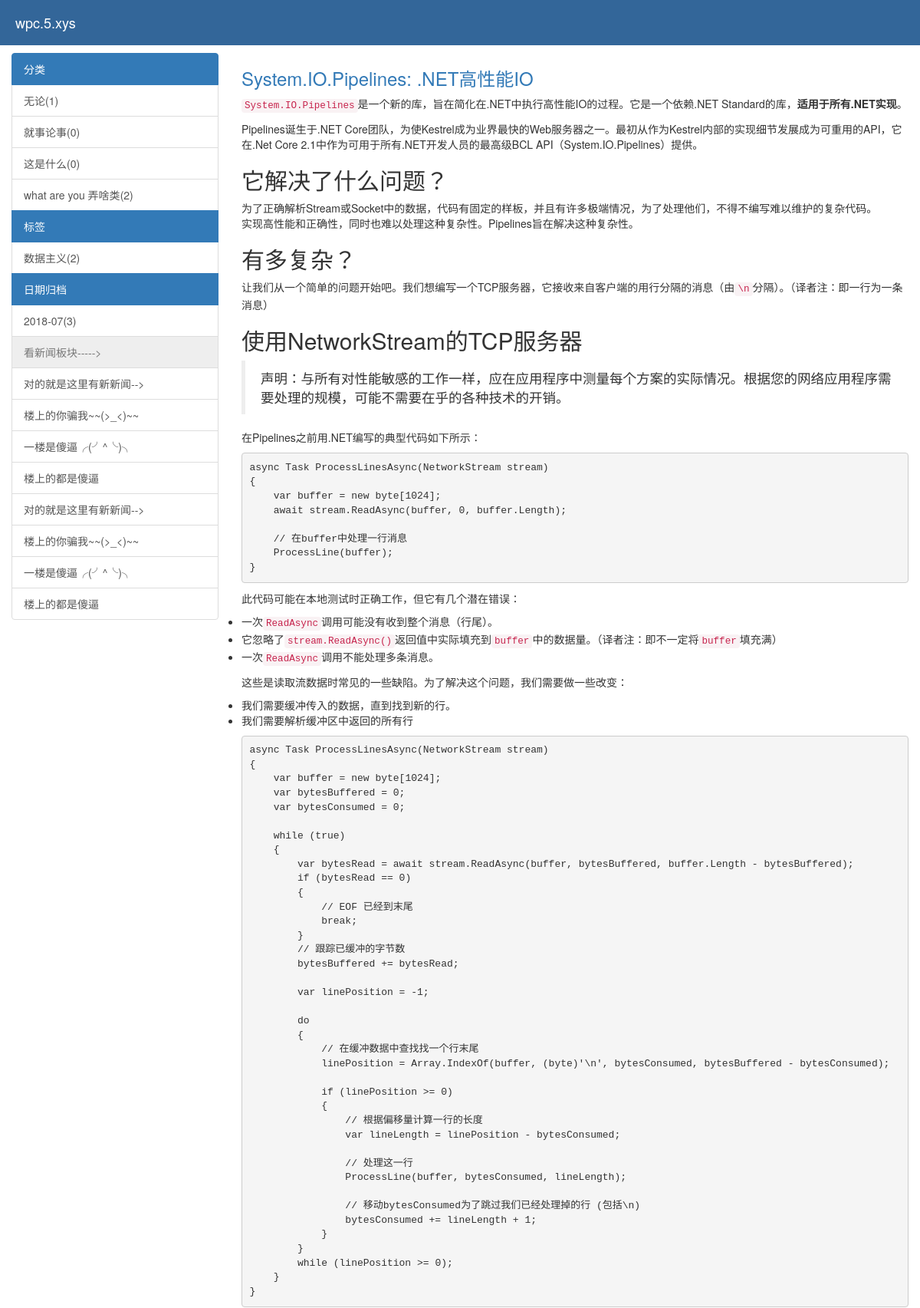
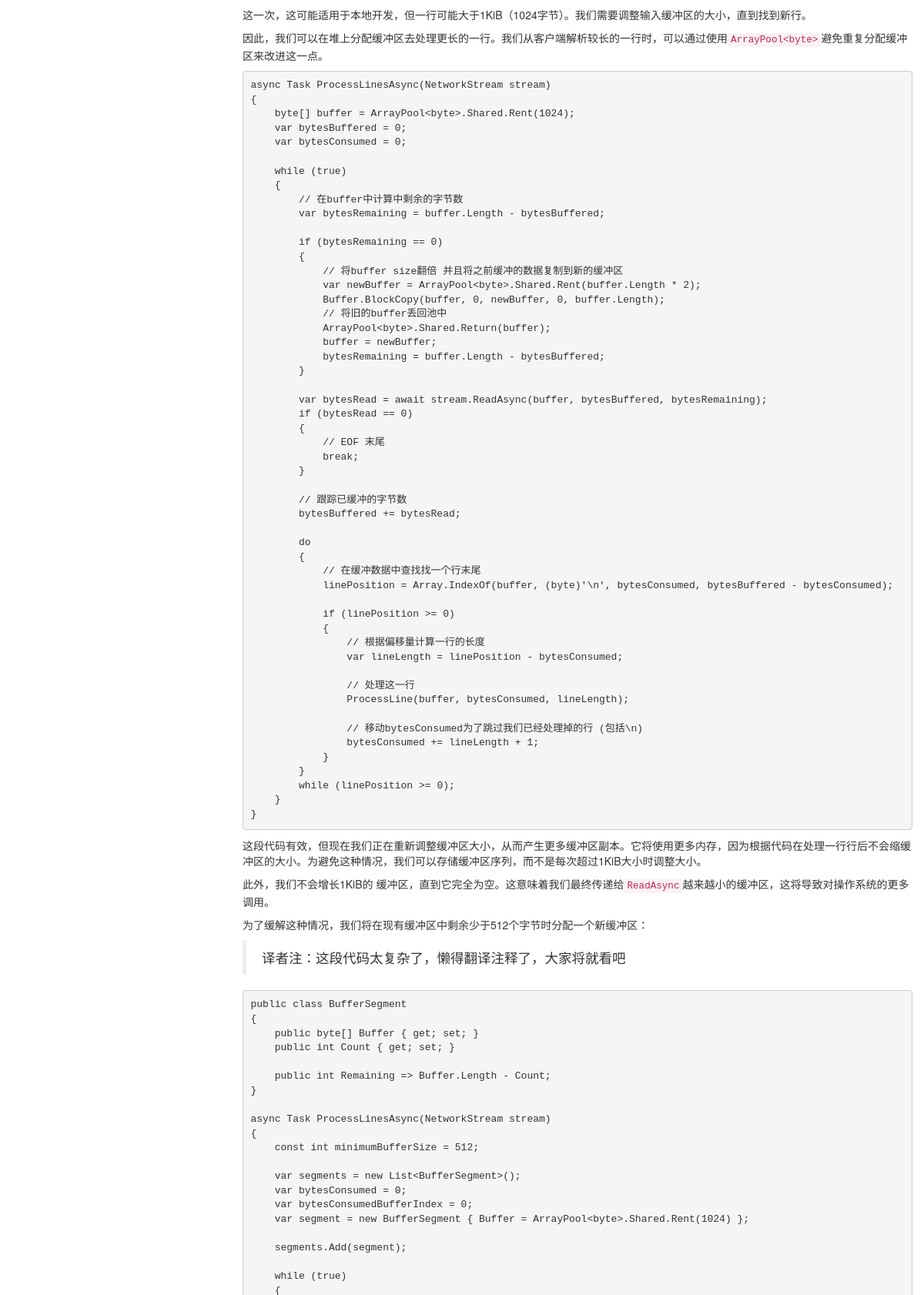
/wpc/articles/1 (upper part), run on the app's committed database (2 pictures, top to bottom).
### blogapp/models.py (models this page shows, shortened)
class Blog(models.Model):
    nid = models.AutoField(primary_key=True)
    title = models.CharField(verbose_name='个人博客标题', max_length=64)
    site_name = models.CharField(verbose_name='站点名称', max_length=64)
    theme = models.CharField(verbose_name='博客主题', max_length=32)

class Category(models.Model):
    nid = models.AutoField(primary_key=True)
    title = models.CharField(verbose_name='分类标题', max_length=32)
    blog = models.ForeignKey(verbose_name='所属博客', to='Blog', to_field='nid', on_delete=models.CASCADE)

class Tag(models.Model):
    nid = models.AutoField(primary_key=True)
    title = models.CharField(verbose_name='标签名称', max_length=32)
    blog = models.ForeignKey(verbose_name='所属博客', to='Blog', to_field='nid', on_delete=models.CASCADE)

class Article(models.Model):
    nid = models.AutoField(primary_key=True)
    title = models.CharField(max_length=50, verbose_name='文章标题')
    desc = models.CharField(max_length=255, verbose_name='文章描述')
    create_time = models.DateTimeField(verbose_name='创建时间', auto_now_add=True)
    content = models.TextField()
    comment_count = models.IntegerField(default=0)
    up_count = models.IntegerField(default=0)
    down_count = models.IntegerField(default=0)
    user = models.ForeignKey(verbose_name='作者', to='UserInfo', to_field='nid', on_delete=models.CASCADE)
    category = models.ForeignKey(to='Category', to_field='nid', null=True, on_delete=models.CASCADE)
    tags = models.ManyToManyField(
        to="Tag",
        through='Article2Tag',
    )

### blogapp/views.py (the view)
# urls.py: re_path('(?P<username>\w+)/articles/(?P<article_id>\d+)$', views.article_home),
def article_home(request,username,article_id):
    article = Article.objects.filter(nid=article_id)
    blogs = Blog.objects.filter(site_name=username).first()
    comment_list = Comment.objects.filter(article_id=article_id)
    return render(request,'article_home.html',locals())

### blogapp/models.py (called while the page is built)
    def __str__(self):
        return self.username

### blogapp/templatetags/my_tags.py (called while the page is built)
@register.inclusion_tag("left_html.html")
def cat_tag_time(username):
    user = UserInfo.objects.filter(username=username).first()
    blog = user.blog
    blog_id = Blog.objects.filter(site_name=user).values('nid').first()
    blog = blog_id.get('nid')
    category_list = Category.objects.filter(blog_id=blog).annotate(c=Count('article__title')).values_list("title", "c")
    Tag_list = Tag.objects.filter(blog_id=blog).annotate(c=Count('article__title')).values_list("title", "c")
    time = Article.objects.filter(user=user).extra(select={'y_m_time': 'strftime("%%Y-%%m",create_time)'}).values(
        'y_m_time').annotate(c=Count('title')).values_list('y_m_time', 'c')
    return {'category_list':category_list,'Tag_list':Tag_list,'time':time,'username':username}

### templates/article_home.html (shortened to what this page needs)
{% extends 'home_page.html' %}
{% block hearder %}
    <div class="header">
        <p class="title">{{ blogs.title }}</p>
    </div>
{% endblock %}
{% block comment %}
    <div class="col-md-3">
        {% load my_tags %}
        {% cat_tag_time username %}
    </div>
    <div class="col-md-9">
        {% for art in article %}
            <div class="art_title">
                <h3><a href="">{{ art.title }}</a></h3>
            </div>
            <div class="content">
                {{ art.content | safe }}
            </div>
    </div>
{% endfor %}
{% endblock %}

### templates/left_html.html
<div class="list-group">
    <a href="#" class="list-group-item active">
        分类
    </a>
    {% for cate in category_list %}
        <a href="/{{ username }}/category/{{ cate.0 }}" class="list-group-item">{{ cate.0 }}({{ cate.1 }})</a>
    {% endfor %}
    <a href="#" class="list-group-item active biaoqian">
        标签
    </a>
    {% for tag in Tag_list %}
        <a href="/{{ username }}/tag/{{ tag.0 }}" class="list-group-item">{{ tag.0 }}({{ tag.1 }})</a>
    {% endfor %}
    <a href="#" class="list-group-item active biaoqian">
        日期归档
    </a>
    {% for tim in time %}
        <a href="/{{ username }}/article/{{ tim.0 }}" class="list-group-item">{{ tim.0 }}({{ tim.1 }})</a>
    {% endfor %}
    <a href="#" class="list-group-item disabled biaoqian">
        看新闻板块----->
    </a>
    <a href="#" class="list-group-item">对的就是这里有新新闻--></a>
    <a href="#" class="list-group-item">楼上的你骗我~~(>_<)~~</a>
    <a href="#" class="list-group-item">一楼是傻逼╭(╯^╰)╮</a>
    <a href="#" class="list-group-item">楼上的都是傻逼</a>
    <a href="#" class="list-group-item">对的就是这里有新新闻--></a>
    <a href="#" class="list-group-item">楼上的你骗我~~(>_<)~~</a>
    <a href="#" class="list-group-item">一楼是傻逼╭(╯^╰)╮</a>
    <a href="#" class="list-group-item">楼上的都是傻逼</a>
</div>

### templates/article_home.html (style rules this page uses)
* { margin: 0; padding: 0; }
.header { width: 100%; height: 59px; background-color: #369; }
.header .title { line-height: 59px; color: white; font-weight: lighter; margin-left: 20px; font-size: 18px; }

### data on the page
Blog: title "wpc.5.xys"
Category: title "就事论事", cate "0"
Category: title "这是什么", cate "0"
Category: title "what are you 弄啥类", cate "2"
Tag: title "数据主义", nid "2"
Article: title "System.IO.Pipelines: .NET高性能IO", content "System.IO.Pipelines 是一个新的库，旨在简化在.NET中执行高性能IO的过程。它是一个依赖.NET Standard的库， 适用于所有.NET实现 。 Pipelines诞生于.NET Core团队，为使Kestrel成为业界最快的Web服务器之一。最初从作为Kestrel内部的实现细节发展成为可重用的API，它在.Net Core 2.1中作为可用于所有.NET开发人员的最高级BCL API（System.IO.Pipelines）提供。 它解决了什么问题？ 为了正确解析Stream或Socket中的数据，代码有固定的样板，并且有许多极端情况，为了处理他们，不得不编写难以维护的复杂代码。 实现高性能和正确性，同时也难以处理这种复杂性。Pipelines旨在解决这种复杂性。 有多复杂？ 让我们从一个简单的问题开始吧。我们想编写一个TCP服务器，它接收来自客户端的用行分隔的消息（由 \\n 分隔）。（译者注：即一行为一条消息） 使用NetworkStream的TCP服务器 声明：与所有对性能敏感的工作一样，应在应用程序中测量每个方案的实际情况。根据您的网络应用程序需要处理的规模，可能不需要在乎的各种技术的开销。 在Pipelines之前用.NET编写的典型代码如下所示： async Task ProcessLinesAsync ( NetworkStream stream ) { var buffer = new byte [ 1024 ]; await stream.ReadAsync(buffer, 0 , buffer.Length); //…"

### other printed values
{{ cate.0 }} "无论"
{{ cate.1 }} "1"
{{ tim.0 }} "2018-07"
{{ tim.1 }} "3"
